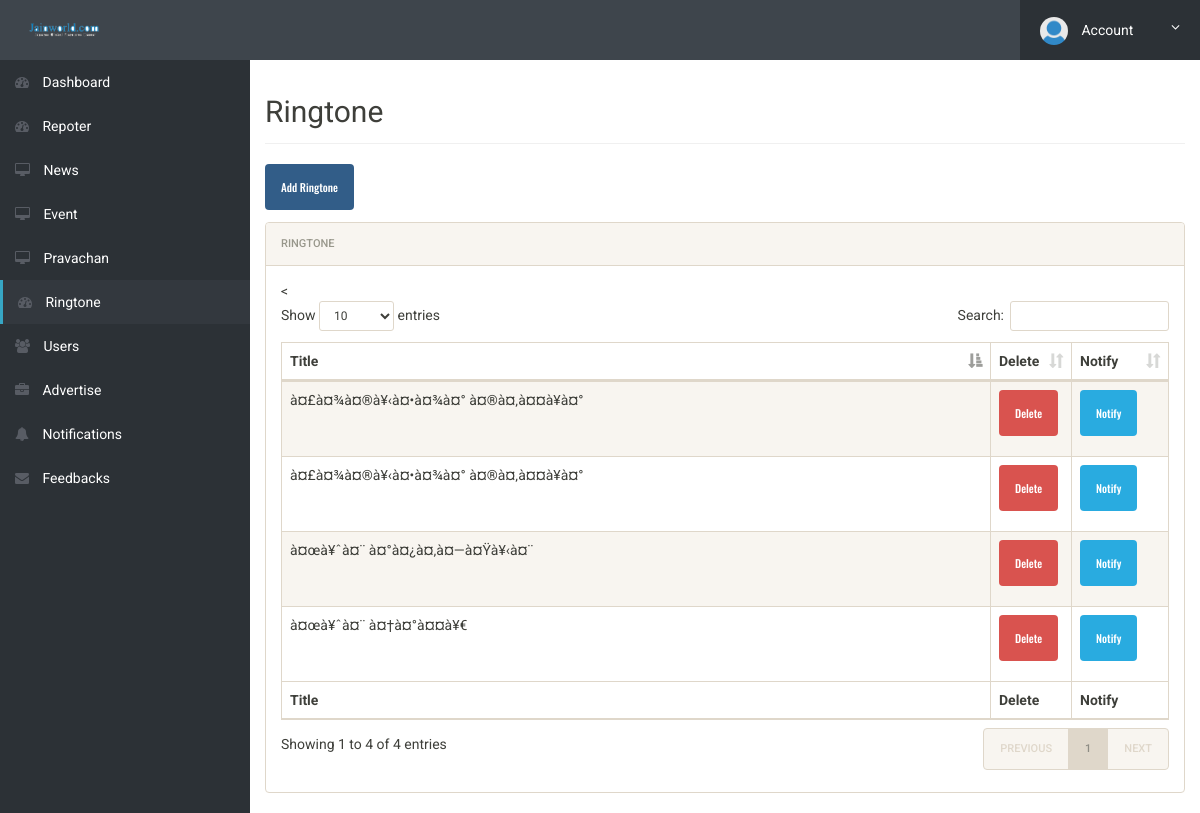
Screenshot of /ringtone.php (signed in) with the database file from the repository.
### tables this page shows
CREATE TABLE IF NOT EXISTS `ringtone` (
  `id` int(11) NOT NULL AUTO_INCREMENT,
  `mtitle` text,
  `htitle` text,
  `url` text,
  `notify_status` int(11) DEFAULT '0',
  PRIMARY KEY (`id`)
);

### ringtone.php (the view, shortened to what this page needs)
<?php session_start();
if(isset($_SESSION["id"]) and isset($_SESSION["user"]))
{
?>
<!doctype html>
<html lang="en" class="no-js">
<head>
	<link rel="stylesheet" href="css/font-awesome.min.css">
	<link rel="stylesheet" href="css/bootstrap.min.css">
	<link rel="stylesheet" href="css/dataTables.bootstrap.min.css">
	<link rel="stylesheet" href="css/bootstrap-social.css">
	<link rel="stylesheet" href="css/bootstrap-select.css">
	<link rel="stylesheet" href="css/fileinput.min.css">
	<link rel="stylesheet" href="css/awesome-bootstrap-checkbox.css">
	<link rel="stylesheet" href="css/style.css">
</head>
<body>
	<div class="brand clearfix">
		<a href="index.php" class="logo"><img src="img/logo.jpg" class="img-responsive" alt=""></a>
		<ul class="ts-profile-nav">
			<li class="ts-account">
				<a href="#"><img src="img/ts-avatar.jpg" class="ts-avatar hidden-side" alt=""> Account <i class="fa fa-angle-down hidden-side"></i></a>
			</li>
		</ul>
	</div>
	<div class="ts-main-content">
		<nav class="ts-sidebar">
			<ul class="ts-sidebar-menu">
				<li ><a href="index.php"><i class="fa fa-dashboard"></i> Dashboard</a></li>
				<li ><a href="repoter.php"><i class="fa fa-dashboard"></i> Repoter</a></li>
				<li ><a href="m_news.php""><i class="fa fa-desktop"></i> News</a>
				</li>
				<li ><a href="m_event.php"><i class="fa fa-desktop"></i> Event</a>
				</li>
				<li ><a href="m_pravachan.php"><i class="fa fa-desktop"></i> Pravachan</a></li>
				<li class="open"><a href="ringtone.php"><i class="fa fa-dashboard"></i> Ringtone</a></li>
				<li><a href="users.php"><i class="fa fa-users"></i> Users</a></li>
				<li ><a href="advertise.php" ><i class="fa fa-briefcase"></i> Advertise</a></li>
				<li><a href="notifications.php"><i class="fa fa-bell"></i> Notifications</a></li>
				<li><a href="feedback.php"><i class="fa fa-envelope"></i> Feedbacks</a></li>
			</ul>
		</nav>
		<div class="content-wrapper">
			<div class="container-fluid">
				<div class="row">
					<div class="col-md-12">
						<h2 class="page-title"><?echo "Ringtone";?></h2>
							<a href="add_ringtone.php">  <button class="btn btn-primary" type="submit">Add Ringtone</button></a>
						<div class="panel panel-default">
							<div class="panel-heading">Ringtone</div>
							<div class="panel-body">
								<table id="zctb" class="display table table-striped table-bordered table-hover" cellspacing="0" width="100%">
									<thead>
										<tr>
											<th>Title</th>
											<th>Delete</th>
											<th>Notify</th>
										</tr>
									</thead>
									<tfoot>
										<tr>
											<th>Title</th>
											<th>Delete</th>
											<th>Notify</th>
										</tr>
									</tfoot>
									<tbody>
										<?
						$db = new DbConnect();
						$conn = $db->connect();
				$stmt = $conn->prepare("SELECT ringtone.id,ringtone.mtitle,ringtone.url,ringtone.notify_status FROM ringtone");
        $stmt->execute();
       $stmt->store_result();
				while($row = fetchAssocStatement($stmt))
				{
					$news_id=$row['id'];
					?>
						<tr align="left">
						<td height="30"> <? echo $row['mtitle']; ?>
						</td>
						<td width="50"><a href="ringtone.php?id=<?=$news_id;?>" class="btn btn-danger">Delete</a></td>
						<?
							if($row['notify_status']==0){
						?>
						<td width="80"><a href="worker_news_notifications.php?id=<?= $news_id ;?>" class="btn btn-info">Notify</a></td>
						<?
							}else{
						?>
							<td width="80"><a class="btn btn-success">Notified</a></td>
						<?
							}
						?>
						</tr>
				<?
				}
				?>
									</tbody>
								</table>
							</div>
						</div>
			</div>
		</div>
	</div>
</body>
</html>
<?php
}
  else
  {
  	$_SESSION["ERROR"]="Invalid Access, Please Login Again";
	header("Location:login.php");
  }
?>
<?php
function fetchAssocStatement($stmt)
{
    if($stmt->num_rows>0)
    {
        $result = array();
        $md = $stmt->result_metadata();
        $params = array();
        while($field = $md->fetch_field()) {
            $params[] = &$result[$field->name];
        }
        call_user_func_array(array($stmt, 'bind_result'), $params);
        if($stmt->fetch())
            return $result;
    }
    return null;
}
?>

### css/style.css (style rules this page uses)
html { font-size: 14px; }
@media only screen and (min-width: 480px) { html { font-size: 17px; } }
@media only screen and (min-width: 768px) { html { font-size: 14px; } }
body { font-size: 1em; }
a { color: #37a6c4; }
.btn { font-family: 'Oswald', sans-serif; }
.panel { overflow: hidden; }
ul, li { margin: 0; padding: 0; list-style: none; }
.btn { text-transform: none; }
.page-title { padding-bottom: 15px; margin-bottom: 20px; border-bottom: 1px solid #f0f0f0; }
.brand { background: #3e454c; position: relative; z-index: 3; position: fixed; width: 100%; top: 0; }
.brand .logo { box-sizing: border-box; padding: 20px; float: left; display: block; width: 200px; }
@media only screen and (min-width: 992px) { .brand .logo { width: 250px; } }
.brand .logo img { height: 20px; }
.brand .ts-profile-nav { float: right; display: none; }
.brand .ts-profile-nav li { float: left; position: relative; }
.brand .ts-profile-nav li a { display: block; padding: 20px; color: #fff; }
.brand .ts-profile-nav .ts-account .fa-angle-down { float: right; }
.brand .ts-profile-nav .ts-account > a { width: 180px; background: #2c3136; }
.brand .ts-profile-nav .ts-account .ts-avatar { border-radius: 50%; height: 28px; margin: -10px 0; margin-right: 10px; }
@media only screen and (min-width: 992px) { .brand .ts-profile-nav { display: block; } }
.ts-sidebar { background: #2c3136; max-height: 0; transition: max-height 0.3s; overflow: hidden; position: fixed; z-index: 2; width: 100%; bottom: 0; top: 60px; overflow-y: auto; }
@media only screen and (min-width: 992px) { .ts-sidebar { max-height: 100%; bottom: 0; } }
.ts-sidebar-menu a { display: block; text-decoration: none; padding: 12px 15px; color: #fff; }
.ts-sidebar-menu li { position: relative; }
.ts-sidebar-menu li i { color: #585c64; margin-right: 10px; }
.ts-sidebar-menu .open > a { background: rgba(51, 56, 62, 0.35); }
.ts-sidebar-menu > .open > a { background: #33383e; border-left: 3px solid #37a6c4; }
.ts-main-content .content-wrapper { padding-top: 15px; margin-top: 60px; }
@media only screen and (min-width: 992px) { .ts-main-content .ts-sidebar { width: 250px; float: left; } }
@media only screen and (min-width: 992px) { .ts-main-content .content-wrapper { margin-left: 250px; } }

### rows the page displays
ringtone: mtitle "à¤œà¥ˆà¤¨ à¤°à¤¿à¤‚à¤—à¤Ÿà¥‹à¤¨"
ringtone: mtitle "à¤œà¥ˆà¤¨ à¤†à¤°à¤¤à¥€"
ringtone: mtitle "à¤£à¤¾à¤®à¥‹à¤•à¤¾à¤° à¤®à¤‚à¤¤à¥à¤°"
ringtone: mtitle "à¤£à¤¾à¤®à¥‹à¤•à¤¾à¤° à¤®à¤‚à¤¤à¥à¤°"
